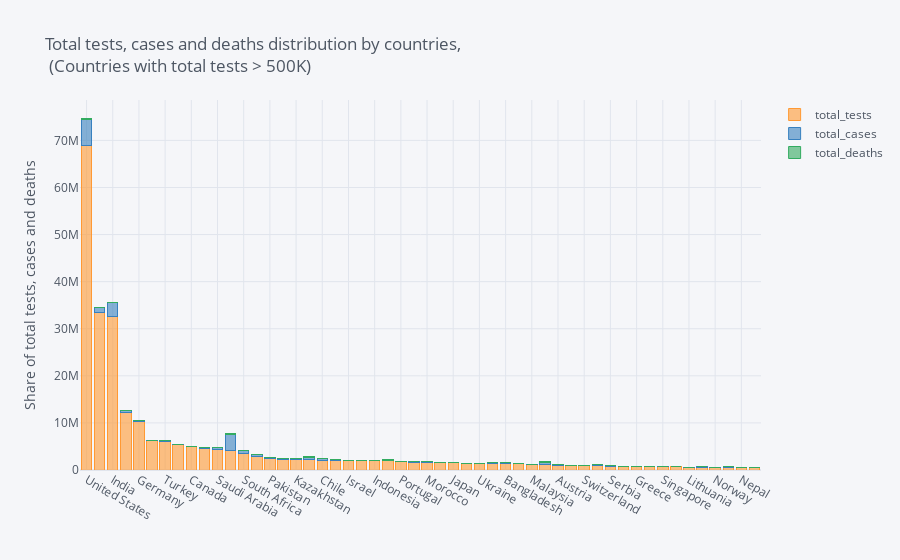

Notebook code cell kept with this figure:
### Code cell
# build stacked bar to total tests, cases and deaths of all countries with total tests above 1M
totals.astype(int).iplot(kind="bar", barmode="stack", yTitle='Share of total tests, cases and deaths',
                            title='Total tests, cases and deaths distribution by countries, <br> (Countries with total tests > 1M)')

### Figure 1 — Plotly figure (JSON) as saved in the notebook; plotly's stock layout.template omitted (floating-point values rounded to 4 significant figures)
{"data": [{"marker": {"color": "rgba(255, 153, 51, 0.6)", "line": {"color": "rgba(255, 153, 51, 1.0)", "width": 1}}, "name": "total_tests", "orientation": "v", "text": "", "type": "bar", "x": ["United States", "Russia", "India", "United Kingdom", "Germany", "United Arab Emirates", "Turkey", "Australia", "Canada", "Italy", "Saudi Arabia", "Brazil", "South Africa", "Iran", "Pakistan", "Poland", "Kazakhstan", "Colombia", "Chile", "Belgium", "Israel", "Denmark", "Indonesia", "Philippines", "Portugal", "South Korea", "Morocco", "Romania", "Japan", "Belarus", "Ukraine", "Iraq", "Bangladesh", "Netherlands", "Malaysia", "Mexico", "Austria", "Bahrain", "Switzerland", "Argentina", "Serbia", "Czech Republic", "Greece", "Ireland", "Singapore", "New Zealand", "Lithuania", "Kuwait", "Norway", "Qatar", "Nepal", "Finland"], "y": [68944867, 33509273, 32661252, 12272157, 10197366, 6193635, 5969629, 5440495, 4925446, 4551287, 4439484, 4152652, 3455671, 2939840, 2363752, 2333126, 2291327, 2246595, 2087354, 2049288, 2021151, 1990371, 1969941, 1948932, 1799226, 1699085, 1670569, 1591015, 1526180, 1384026, 1356698, 1345459, 1341648, 1312787, 1141679, 1124122, 1061437, 1000787, 910283, 882176, 831677, 812835, 804282, 735598, 731313, 657506, 594478, 573251, 567646, 566013, 554388, 517645]}, {"marker": {"color": "rgba(55, 128, 191, 0.6)", "line": {"color": "rgba(55, 128, 191, 1.0)", "width": 1}}, "name": "total_cases", "orientation": "v", "text": "", "type": "bar", "x": ["United States", "Russia", "India", "United Kingdom", "Germany", "United Arab Emirates", "Turkey", "Australia", "Canada", "Italy", "Saudi Arabia", "Brazil", "South Africa", "Iran", "Pakistan", "Poland", "Kazakhstan", "Colombia", "Chile", "Belgium", "Israel", "Denmark", "Indonesia", "Philippines", "Portugal", "South Korea", "Morocco", "Romania", "Japan", "Belarus", "Ukraine", "Iraq", "Bangladesh", "Netherlands", "Malaysia", "Mexico", "Austria", "Bahrain", "Switzerland", "Argentina", "Serbia", "Czech Republic", "Greece", "Ireland", "Singapore", "New Zealand", "Lithuania", "Kuwait", "Norway", "Qatar", "Nepal", "Finland"], "y": [5529842, 937321, 2836925, 321098, 228621, 65341, 253108, 23993, 123490, 255278, 302686, 3456652, 596060, 347835, 290958, 58611, 124356, 502178, 390037, 79386, 97969, 15940, 144945, 173774, 54701, 16346, 46313, 73617, 58501, 69801, 96403, 188802, 285091, 64463, 9235, 537031, 24300, 47185, 38662, 305953, 30048, 20798, 7684, 27547, 56031, 1304, 2496, 78145, 10111, 115956, 28938, 7776]}, {"marker": {"color": "rgba(50, 171, 96, 0.6)", "line": {"color": "rgba(50, 171, 96, 1.0)", "width": 1}}, "name": "total_deaths", "orientation": "v", "text": "", "type": "bar", "x": ["United States", "Russia", "India", "United Kingdom", "Germany", "United Arab Emirates", "Turkey", "Australia", "Canada", "Italy", "Saudi Arabia", "Brazil", "South Africa", "Iran", "Pakistan", "Poland", "Kazakhstan", "Colombia", "Chile", "Belgium", "Israel", "Denmark", "Indonesia", "Philippines", "Portugal", "South Korea", "Morocco", "Romania", "Japan", "Belarus", "Ukraine", "Iraq", "Bangladesh", "Netherlands", "Malaysia", "Mexico", "Austria", "Bahrain", "Switzerland", "Argentina", "Serbia", "Czech Republic", "Greece", "Ireland", "Singapore", "New Zealand", "Lithuania", "Kuwait", "Norway", "Qatar", "Nepal", "Finland"], "y": [173177, 15989, 53866, 41397, 9253, 367, 6039, 450, 9049, 35412, 3506, 111100, 12423, 19972, 6209, 1913, 1652, 15979, 10578, 9969, 779, 621, 6346, 2795, 1786, 307, 743, 3106, 1144, 622, 2144, 6121, 3781, 6172, 125, 58481, 729, 175, 1718, 6114, 684, 404, 235, 1775, 27, 22, 81, 507, 262, 193, 120, 334]}], "layout": {"barmode": "stack", "legend": {"bgcolor": "#F5F6F9", "font": {"color": "#4D5663"}, "traceorder": "normal"}, "paper_bgcolor": "#F5F6F9", "plot_bgcolor": "#F5F6F9", "title": {"font": {"color": "#4D5663"}, "text": "Total tests, cases and deaths distribution by countries, <br> (Countries with total tests > 500K)"}, "xaxis": {"gridcolor": "#E1E5ED", "showgrid": true, "tickfont": {"color": "#4D5663"}, "title": {"font": {"color": "#4D5663"}, "text": ""}, "zerolinecolor": "#E1E5ED"}, "yaxis": {"gridcolor": "#E1E5ED", "showgrid": true, "tickfont": {"color": "#4D5663"}, "title": {"font": {"color": "#4D5663"}, "text": "Share of total tests, cases and deaths"}, "zerolinecolor": "#E1E5ED"}}}
